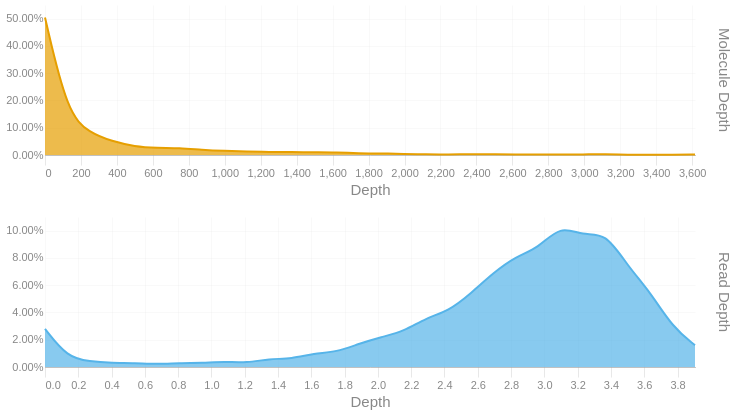

Notebook source saved alongside this figure:
### Code cell
readdep = depth_hist(tb['Read Depth'], q99, 3)
readdep = readdep.with_columns(pl.lit('Read Depth').alias('Metric'))
if not SKIPLR:
    moldep = depth_hist(tb['Molecule Depth'], mol_q99, 1)
    moldep = moldep.with_columns(pl.lit('Molecule Depth').alias('Metric'))
    _hist = pl.concat([readdep, moldep])
    _hist = _hist.filter(pl.col('Proportion') != 0)
    with SafeRender(_hist):
        (
            alt.Chart(_hist)        
            .mark_area(interpolate = "basis")
            .encode(
                x=alt.X('Bin:Q').scale(domainMin=0).axis(alt.Axis(title='Depth')),
                y = alt.Y('Proportion:Q', title = None).axis(format = '.2%'),
                color = alt.Color('Metric:N').legend(None),
                row = alt.Row("Metric:N").header(title = None, labelOrient = 'right'),
                tooltip = [
                    alt.Tooltip("Metric:N", title = "Metric"),
                    alt.Tooltip('Interval:N', title = "Depth Interval"),
                    alt.Tooltip('Proportion:Q', title = "% Alignments").format('.2%')
                ]
            )
            .resolve_scale(x='independent', y='independent')
            .properties(
                height = 150, width = 650,
                usermeta={'embedOptions': {'downloadFileName': f'{samplename}.depth.hist'}}
            )
        ).display()
else:
    readdep = readdep.filter(pl.col('Proportion') != 0)
    with SafeRender(readdep):
        (
            alt.Chart(readdep)        
            .mark_area(interpolate = "basis")
            .encode(
                x=alt.X('Bin:Q').scale(domainMin=0).axis(alt.Axis(title='Depth')),
                y = alt.Y('Proportion:Q', title = None).axis(format = '.2%'),
                tooltip = [
                    alt.Tooltip('Interval:N', title = "Depth Interval"),
                    alt.Tooltip('Proportion:Q', title = "% Alignments").format('.2%')
                ]
            )
            .properties(
                usermeta={'embedOptions': {'downloadFileName': f'{samplename}.depth.hist'}}
            )
        ).display()

### Figure 1 — Vega-Lite specification as saved in the notebook (floating-point values rounded to 4 significant figures)
{"width": 650, "height": 150, "config": {"title": {"anchor": "start", "dy": -15, "fontSize": 18, "color": "#888888", "subtitleColor": "#888888", "subtitleFontSize": 14}, "arc": {"fill": "#0072B2"}, "axis": {"domainColor": "#888888", "domainWidth": 0.5, "gridWidth": 0.2, "grid": false, "titleFontWeight": 400, "titleFontSize": 15, "labelFontSize": 11, "labelColor": "#888888", "tickColor": "#888888", "tickWidth": 0.2, "titleColor": "#888888"}, "axisBand": {"grid": false}, "axisX": {"grid": true, "tickSize": 10, "domainCap": "round"}, "axisY": {"domain": false, "grid": true, "tickSize": 0, "domainCap": "round"}, "background": "transparent", "header": {"labelFontSize": 15, "labelColor": "#888888", "titleFontSize": 15, "titleFontWeight": 600, "titleColor": "#888888"}, "legend": {"labelFont": "sans-serif", "labelFontSize": 12, "labelColor": "#888888", "symbolSize": 100, "symbolType": "circle", "titleFontSize": 12, "titlePadding": 10, "titleColor": "#888888", "title": null}, "range": {"category": ["#E69F00", "#56B4E9", "#009E73", "#F0E442", "#0072B2", "#D55E00", "#CC79A7", "#000000"], "diverging": ["#cfe8f3", "#a2d4ec", "#73bfe2", "#46abdb", "#1696d2", "#12719e"]}, "area": {"fill": "#0072B2", "fillOpacity": 0.7, "line": true, "strokeOpacity": 0.7}, "line": {"color": "#0072B2", "stroke": "#0072B2", "strokeWidth": 2}, "trail": {"color": "#0072B2", "stroke": "#0072B2", "strokeWidth": 0, "size": 1}, "point": {"filled": true, "fillOpacity": 1.0, "size": 95}, "text": {"color": "#888888", "fontSize": 11, "align": "right", "fontWeight": 400, "size": 11}, "bar": {"fill": "#0072B2", "stroke": null}, "view": {"stroke": null, "continuousWidth": 660, "continuousHeight": 400}}, "data": {"name": "data-7906db601483da1024fe66fd90c32051"}, "mark": {"type": "area", "interpolate": "basis"}, "encoding": {"color": {"field": "Metric", "legend": null, "type": "nominal"}, "row": {"field": "Metric", "header": {"title": null, "labelOrient": "right"}, "type": "nominal"}, "tooltip": [{"field": "Metric", "title": "Metric", "type": "nominal"}, {"field": "Interval", "title": "Depth Interval", "type": "nominal"}, {"field": "Proportion", "format": ".2%", "title": "% Alignments", "type": "quantitative"}], "x": {"axis": {"title": "Depth"}, "field": "Bin", "scale": {"domainMin": 0}, "type": "quantitative"}, "y": {"axis": {"format": ".2%"}, "field": "Proportion", "title": null, "type": "quantitative"}}, "resolve": {"scale": {"x": "independent", "y": "independent"}}, "usermeta": {"embedOptions": {"downloadFileName": "S5_StJohns_3470.depth.hist"}}, "$schema": "https://vega.github.io/schema/vega-lite/v6.1.0.json", "datasets": {"data-7906db601483da1024fe66fd90c32051": [{"Bin": 0.0, "Interval": "0.0-0.135", "Proportion": 0.028, "Metric": "Read Depth"}, {"Bin": 0.135, "Interval": "0.135-0.269", "Proportion": 0.007, "Metric": "Read Depth"}, {"Bin": 0.269, "Interval": "0.269-0.404", "Proportion": 0.004, "Metric": "Read Depth"}, {"Bin": 0.404, "Interval": "0.404-0.539", "Proportion": 0.003, "Metric": "Read Depth"}, {"Bin": 0.539, "Interval": "0.539-0.673", "Proportion": 0.003, "Metric": "Read Depth"}, {"Bin": 0.673, "Interval": "0.673-0.808", "Proportion": 0.002, "Metric": "Read Depth"}, {"Bin": 0.808, "Interval": "0.808-0.943", "Proportion": 0.003, "Metric": "Read Depth"}, {"Bin": 0.943, "Interval": "0.943-1.077", "Proportion": 0.003, "Metric": "Read Depth"}, {"Bin": 1.077, "Interval": "1.077-1.212", "Proportion": 0.004, "Metric": "Read Depth"}, {"Bin": 1.212, "Interval": "1.212-1.347", "Proportion": 0.003, "Metric": "Read Depth"}, {"Bin": 1.347, "Interval": "1.347-1.481", "Proportion": 0.006, "Metric": "Read Depth"}, {"Bin": 1.481, "Interval": "1.481-1.616", "Proportion": 0.006, "Metric": "Read Depth"}, {"Bin": 1.616, "Interval": "1.616-1.751", "Proportion": 0.01, "Metric": "Read Depth"}, {"Bin": 1.751, "Interval": "1.751-1.885", "Proportion": 0.011, "Metric": "Read Depth"}, {"Bin": 1.885, "Interval": "1.885-2.02", "Proportion": 0.017, "Metric": "Read Depth"}, {"Bin": 2.02, "Interval": "2.02-2.155", "Proportion": 0.022, "Metric": "Read Depth"}, {"Bin": 2.155, "Interval": "2.155-2.289", "Proportion": 0.026, "Metric": "Read Depth"}, {"Bin": 2.289, "Interval": "2.289-2.424", "Proportion": 0.036, "Metric": "Read Depth"}, {"Bin": 2.424, "Interval": "2.424-2.559", "Proportion": 0.041, "Metric": "Read Depth"}, {"Bin": 2.559, "Interval": "2.559-2.693", "Proportion": 0.054, "Metric": "Read Depth"}, {"Bin": 2.693, "Interval": "2.693-2.828", "Proportion": 0.069, "Metric": "Read Depth"}, {"Bin": 2.828, "Interval": "2.828-2.963", "Proportion": 0.081, "Metric": "Read Depth"}, {"Bin": 2.963, "Interval": "2.963-3.097", "Proportion": 0.087, "Metric": "Read Depth"}, {"Bin": 3.097, "Interval": "3.097-3.232", "Proportion": 0.104, "Metric": "Read Depth"}, {"Bin": 3.232, "Interval": "3.232-3.367", "Proportion": 0.096, "Metric": "Read Depth"}, {"Bin": 3.367, "Interval": "3.367-3.501", "Proportion": 0.099, "Metric": "Read Depth"}, {"Bin": 3.501, "Interval": "3.501-3.636", "Proportion": 0.074, "Metric": "Read Depth"}, {"Bin": 3.636, "Interval": "3.636-3.771", "Proportion": 0.055, "Metric": "Read Depth"}, {"Bin": 3.771, "Interval": "3.771-3.905", "Proportion": 0.029, "Metric": "Read Depth"}, {"Bin": 3.905, "Interval": "3.905-4.04", "Proportion": 0.016, "Metric": "Read Depth"}, {"Bin": 0.0, "Interval": "0.0-124.7", "Proportion": 0.504, "Metric": "Molecule Depth"}, {"Bin": 124.7, "Interval": "124.7-249.4", "Proportion": 0.151, "Metric": "Molecule Depth"}, {"Bin": 249.4, "Interval": "249.4-374.1", "Proportion": 0.081, "Metric": "Molecule Depth"}, {"Bin": 374.1, "Interval": "374.1-498.7", "Proportion": 0.05, "Metric": "Molecule Depth"}, {"Bin": 498.7, "Interval": "498.7-623.4", "Proportion": 0.031, "Metric": "Molecule Depth"}, {"Bin": 623.4, "Interval": "623.4-748.1", "Proportion": 0.026, "Metric": "Molecule Depth"}, {"Bin": 748.1, "Interval": "748.1-872.8", "Proportion": 0.026, "Metric": "Molecule Depth"}, {"Bin": 872.8, "Interval": "872.8-997.5", "Proportion": 0.019, "Metric": "Molecule Depth"}, {"Bin": 997.5, "Interval": "997.5-1122.2", "Proportion": 0.015, "Metric": "Molecule Depth"}, {"Bin": 1122.0, "Interval": "1122.2-1246.8", "Proportion": 0.013, "Metric": "Molecule Depth"}, {"Bin": 1247.0, "Interval": "1246.8-1371.5", "Proportion": 0.011, "Metric": "Molecule Depth"}, {"Bin": 1372.0, "Interval": "1371.5-1496.2", "Proportion": 0.011, "Metric": "Molecule Depth"}, {"Bin": 1496.0, "Interval": "1496.2-1620.9", "Proportion": 0.01, "Metric": "Molecule Depth"}, {"Bin": 1621.0, "Interval": "1620.9-1745.6", "Proportion": 0.01, "Metric": "Molecule Depth"}, {"Bin": 1746.0, "Interval": "1745.6-1870.3", "Proportion": 0.006, "Metric": "Molecule Depth"}, {"Bin": 1870.0, "Interval": "1870.3-1994.9", "Proportion": 0.006, "Metric": "Molecule Depth"}, {"Bin": 1995.0, "Interval": "1994.9-2119.6", "Proportion": 0.004, "Metric": "Molecule Depth"}, {"Bin": 2120.0, "Interval": "2119.6-2244.3", "Proportion": 0.002, "Metric": "Molecule Depth"}, {"Bin": 2244.0, "Interval": "2244.3-2369.0", "Proportion": 0.002, "Metric": "Molecule Depth"}, {"Bin": 2369.0, "Interval": "2369.0-2493.7", "Proportion": 0.003, "Metric": "Molecule Depth"}, {"Bin": 2494.0, "Interval": "2493.7-2618.4", "Proportion": 0.003, "Metric": "Molecule Depth"}, {"Bin": 2618.0, "Interval": "2618.4-2743.0", "Proportion": 0.002, "Metric": "Molecule Depth"}, {"Bin": 2743.0, "Interval": "2743.0-2867.7", "Proportion": 0.002, "Metric": "Molecule Depth"}, {"Bin": 2868.0, "Interval": "2867.7-2992.4", "Proportion": 0.002, "Metric": "Molecule Depth"}, {"Bin": 2992.0, "Interval": "2992.4-3117.1", "Proportion": 0.002, "Metric": "Molecule Depth"}, {"Bin": 3117.0, "Interval": "3117.1-3241.8", "Proportion": 0.003, "Metric": "Molecule Depth"}, {"Bin": 3242.0, "Interval": "3241.8-3366.5", "Proportion": 0.001, "Metric": "Molecule Depth"}, {"Bin": 3366.0, "Interval": "3366.5-3491.1", "Proportion": 0.001, "Metric": "Molecule Depth"}, {"Bin": 3491.0, "Interval": "3491.1-3615.8", "Proportion": 0.001, "Metric": "Molecule Depth"}, {"Bin": 3616.0, "Interval": "3615.8-3740.51", "Proportion": 0.002, "Metric": "Molecule Depth"}]}}
